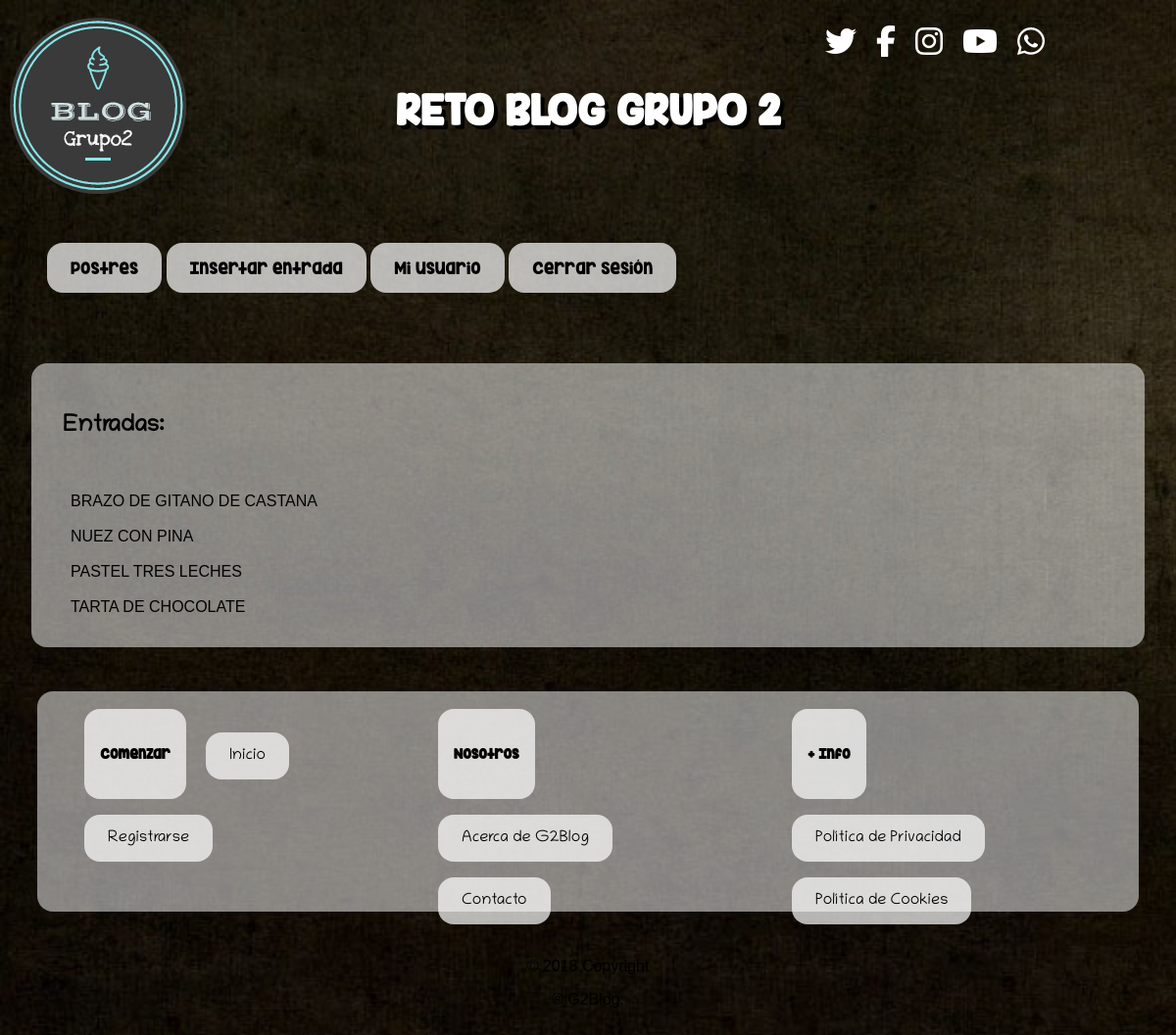
The page /index.php (signed in) on the database its author committed.
### tables this page shows
CREATE TABLE `entrada` (
  `titulo` varchar(40) NOT NULL,
  `contenido` longtext NOT NULL,
  `fecha_entrada` datetime DEFAULT CURRENT_TIMESTAMP,
  `imagen` varchar(100) NOT NULL
);

### index.php (the view, shortened to what this page needs)
<?php
	if (isset($_SESSION['usuario'])){
		$usuario=$_SESSION['usuario'];
		?>
	    <?php
	}
	include 'conexion.php';
	try {
		$sentencia=$db->prepare("SELECT titulo 'et' FROM entrada");
		$sentencia->execute();
			if (isset($usuario) &&  isset($_SESSION['logueado']) && $_SESSION['logueado'] == true ){
				if ($usuario=='admin'){
					 require_once('menuAdministrador.php');
					 ?><script type="text/javascript" src="JS/script.js"></script><?php
				}
				else if($usuario!='admin') {
					require_once('menuUsuario.php');
					echo "<div>
					<section id='entrada'>";
					echo '<h2>Entradas:</h2><br>';
					foreach($sentencia as $entrada){
						$variable=$entrada["et"];
						echo '<article><br><a href="mostrarEntrada.php?var='.$variable.'">'.$variable.'</a>';
					}
				}
		}
	} catch(PDOException $e) {
	  echo 'Error: ' . $e->getMessage();
	}
	echo "</section>
	</div>";
?>

### CSS/estilo.css (style rules this page uses)
header { text-align: center; height: 12em; }
body { background-image: url(../img/fondo2.jpg); background-size: cover; color: black; font-family: arial; }
h1 { padding: 2em; color: white; font-family: "header"; font-size: 2.5em; text-shadow: 4px 4px black; display: flex; justify-content: center; }
h2 { font-family: "letra"; }
nav ul { list-style: none; color: white; }
nav li , #lilogin, #liregistro { display: inline-block; color: black; padding: 1em; background: rgb(255, 255, 255,0.7); border-radius: 1em; font-family: "header"; }
#entrada a:link { background-color: transparent; text-transform: uppercase; }
#entrada { background: rgb(255, 255, 255,0.5); border-radius: 1em; margin: 1.5em; padding: 2em; }
#logo { position: absolute; left: 0; }
a { text-decoration: none; color: black; padding: 0.5em; }
.flex-center { width: 89%; min-height: 6vh; display: -webkit-box; display: -webkit-flex; display: -ms-flexbox; display: flex; -webkit-box-pack: center; -webkit-justify-content: center; -ms-flex-pack: center; justify-content: flex-end; -webkit-box-align: center; -webkit-align-items: center; -ms-flex-align: center; align-items: flex-start; position: absolute; top: 1em; }
.icon-3d { padding: 10px; -webkit-animation: icon3d 200ms 10; animation: icon3d 200ms 10; color: #fff; }
footer { background: rgb(255, 255, 255, 0.5); height: 225px; border-radius: 1em; margin: 45px 30px; }
footer a { font-family: "letra"; }
footer ul { margin: 0px 30px; padding: 10px; width: 25%; float: left; list-style: none; }
footer ul li { margin: 8px; }
.copyright { padding-bottom:50px; width: 100%; float: left; text-align: center; }

### rows shown on the page
entrada: titulo "BRAZO DE GITANO DE CASTANA"
entrada: titulo "NUEZ CON PINA"
entrada: titulo "PASTEL TRES LECHES"
entrada: titulo "TARTA DE CHOCOLATE"
